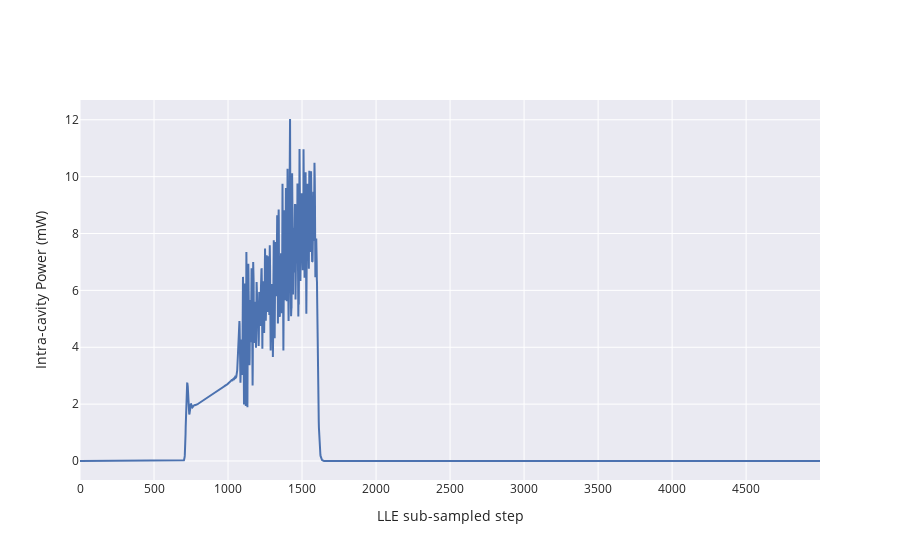

Notebook source saved alongside this figure:
### Code cell
fig = go.Figure()

tr = go.Scatter(y=solver.sol.Pcomb * 1e3)

fig.add_trace(tr)
fig.update_layout(
    xaxis_title="LLE sub-sampled step", yaxis_title="Intra-cavity Power (mW)"
)
#fig.add_annotation(x=4500, y=4.9, ax=0, ay=-50, text="Single Soliton Step")
# fig.add_annotation(x=3151, y=7.6, ax=0, ay=-50, text="Two Solitons Step")
#fig.add_annotation(x=1931, y=16, ax=0, ay=80, text="Modulation Instability")
#fig.add_annotation(x=500, y=6, ax=-80, ay=-80, text="Primary Comb")
#fig.show()

### Figure 1 — Plotly figure (JSON) as saved in the notebook; plotly's stock layout.template omitted (floating-point values rounded to 4 significant figures; data arrays with more than 128 entries replaced by an {"elided": "..."} marker saying what was removed)
{"data": [{"type": "scatter", "y": {"elided": "5000 float values"}}], "layout": {"xaxis": {"title": {"text": "LLE sub-sampled step"}}, "yaxis": {"title": {"text": "Intra-cavity Power (mW)"}}}}
